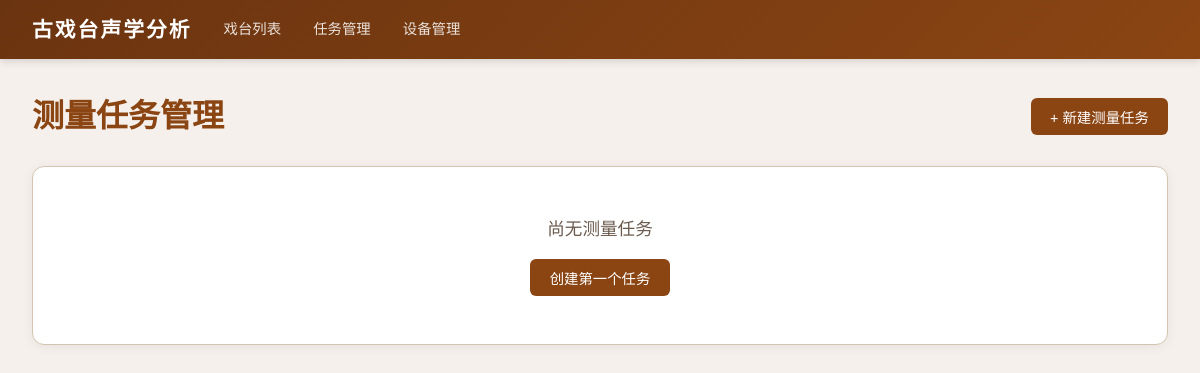
/tasks, run on an earlier commit of the app's database.
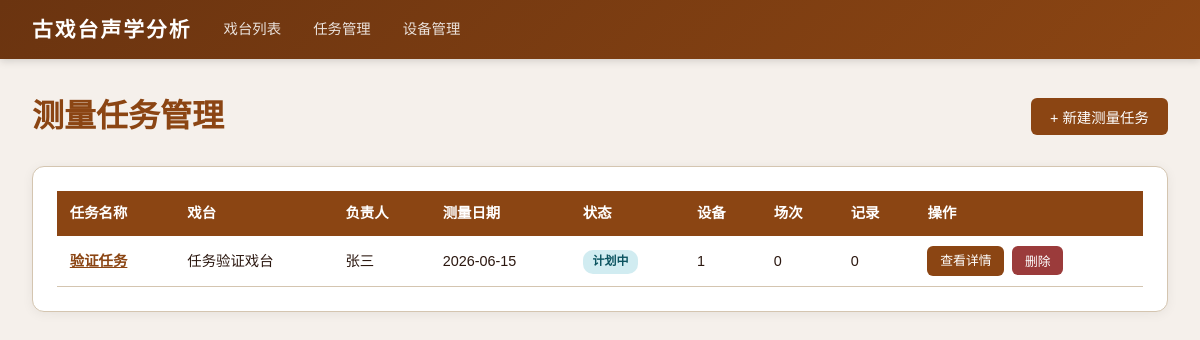
And on a later commit of the database.
### tables this page shows
CREATE TABLE measurement_tasks (
            id INTEGER PRIMARY KEY AUTOINCREMENT,
            stage_id INTEGER NOT NULL,
            task_name TEXT NOT NULL,
            responsible_person TEXT NOT NULL DEFAULT '',
            measurement_date DATE,
            sampling_start_time TEXT,
            sampling_end_time TEXT,
            status TEXT NOT NULL DEFAULT 'planned',
            site_notes TEXT NOT NULL DEFAULT '',
            created_at TIMESTAMP DEFAULT CURRENT_TIMESTAMP,
            FOREIGN KEY (stage_id) REFERENCES stages(id) ON DELETE CASCADE
        );

CREATE TABLE stages (
            id INTEGER PRIMARY KEY AUTOINCREMENT,
            name TEXT NOT NULL,
            location TEXT NOT NULL DEFAULT '',
            description TEXT NOT NULL DEFAULT '',
            plan_width REAL NOT NULL DEFAULT 20.0,
            plan_height REAL NOT NULL DEFAULT 15.0,
            created_at TIMESTAMP DEFAULT CURRENT_TIMESTAMP
        );

### app/routers/tasks.py (the view)
@router.get("/tasks", response_class=HTMLResponse)
def task_list(request: Request, db=Depends(get_db)):
    cursor = db.cursor()
    cursor.execute("""
        SELECT mt.*, s.name as stage_name, s.location as stage_location,
               (SELECT COUNT(*) FROM task_equipment te WHERE te.task_id = mt.id) as equipment_count,
               (SELECT COUNT(*) FROM measurement_sessions ms WHERE ms.task_id = mt.id) as session_count,
               (SELECT COUNT(*) FROM task_execution_records ter WHERE ter.task_id = mt.id) as record_count
        FROM measurement_tasks mt
        JOIN stages s ON mt.stage_id = s.id
        ORDER BY mt.created_at DESC
    """)
    tasks = [dict(row) for row in cursor.fetchall()]
    cursor.execute("SELECT * FROM stages ORDER BY name")
    stages = [dict(row) for row in cursor.fetchall()]
    warnings = get_calibration_warning(db)
    return templates.TemplateResponse("task_list.html", {
        "request": request,
        "tasks": tasks,
        "stages": stages,
        "equipment_types": EQUIPMENT_TYPES,
        "task_statuses": TASK_STATUSES,
        "warnings": warnings,
        "today": date.today().isoformat()
    })

### app/templates/task_list.html (shortened to what this page needs)
{% extends "base.html" %}
{% block content %}
<div style="display:flex;justify-content:space-between;align-items:center;margin-bottom:1.5rem;">
    <h1 style="color:var(--primary);">测量任务管理</h1>
    <button class="btn btn-primary" onclick="document.getElementById('create-task-form').style.display='block'">+ 新建测量任务</button>
</div>
{% if tasks %}
<div class="card">
    <table>
        <thead>
            <tr>
                <th>任务名称</th>
                <th>戏台</th>
                <th>负责人</th>
                <th>测量日期</th>
                <th>状态</th>
                <th>设备</th>
                <th>场次</th>
                <th>记录</th>
                <th>操作</th>
            </tr>
        </thead>
        <tbody>
            {% for task in tasks %}
            <tr>
                <td><a href="/tasks/{{ task.id }}" style="color:var(--primary);font-weight:600;">{{ task.task_name }}</a></td>
                <td>{{ task.stage_name }}</td>
                <td>{{ task.responsible_person or '-' }}</td>
                <td>{{ task.measurement_date or '-' }}</td>
                <td>
                    {% if task.status == 'planned' %}
                    <span class="badge badge-info">计划中</span>
                    {% elif task.status == 'in_progress' %}
                    <span class="badge badge-warning">进行中</span>
                    {% elif task.status == 'completed' %}
                    <span class="badge badge-success">已完成</span>
                    {% else %}
                    <span class="badge badge-danger">已取消</span>
                    {% endif %}
                </td>
                <td>{{ task.equipment_count }}</td>
                <td>{{ task.session_count }}</td>
                <td>{{ task.record_count }}</td>
                <td class="actions">
                    <a href="/tasks/{{ task.id }}" class="btn btn-primary btn-sm">查看详情</a>
                    <form action="/tasks/{{ task.id }}/delete" method="post" onsubmit="return confirm('确定删除该任务？所有关联数据将被清除。')">
                        <button type="submit" class="btn btn-danger btn-sm">删除</button>
                    </form>
                </td>
            </tr>
            {% endfor %}
        </tbody>
    </table>
</div>
{% else %}
<div class="card" style="text-align:center;padding:3rem;">
    <p style="color:var(--text-light);font-size:1.1rem;margin-bottom:1rem;">尚无测量任务</p>
    <button class="btn btn-primary" onclick="document.getElementById('create-task-form').style.display='block'">创建第一个任务</button>
</div>
{% endif %}
{% endblock %}

What changed in the data, as far as the page shows it:
added measurement_tasks: task_name "验证任务", stage_name "任务验证戏台", responsible_person "张三", measurement_date "2026-06-15", status "计划中", equipment_count "1", session_count "0", record_count "0"
Also different on the page:
text no longer shown: "尚无测量任务 创建第一个任务"
text now shown: "任务名称 戏台 负责人 测量日期 状态 设备 场次 记录 操作"
